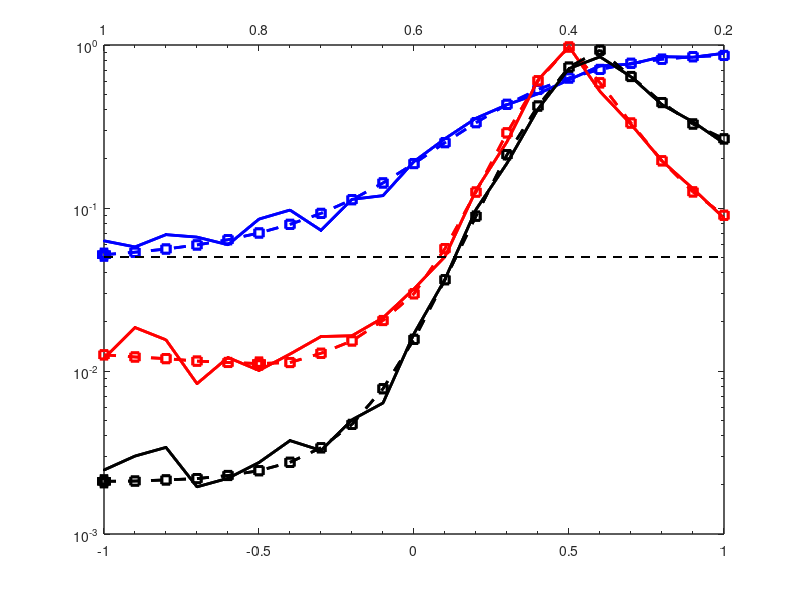

This chart was generated by the following MATLAB code:
function EudAtlasDisplay_MSK_NKI_WholeLung_LKBpValue
tic; %close all;
pVal = [
1	0.0517093	0.06289235	0.01256365	0.01194142	0.002105235	0.002468828
0.9	0.05355788	0.05768381	0.01219143	0.01848327	0.002112877	0.003006842
0.8	0.05601946	0.06862875	0.01191219	0.01552759	0.00214675	0.003399106
0.7	0.05934186	0.06628861	0.01149984	0.008360707	0.002187302	0.001946433
0.6	0.06389854	0.0595124	0.01128079	0.0120993	0.002285393	0.002196685
0.5	0.0702676	0.08550841	0.01111165	0.01007577	0.002445273	0.002746035
0.4	0.07936264	0.09716159	0.0112717	0.01269936	0.00275333	0.003741584
0.3	0.09265077	0.07294463	0.01284336	0.01627239	0.003380182	0.003254546
0.2	0.1124793	0.1129939	0.0152925	0.01645521	0.004702599	0.005020907
0.1	0.1424461	0.1190882	0.02040394	0.02121015	0.007786163	0.006362535
0	0.1873737	0.1928452	0.02977063	0.03194668	0.01564267	0.01695143
-0.1	0.251788	0.2662819	0.05638374	0.0503216	0.03630878	0.03656099
-0.2	0.3339163	0.3554033	0.1252871	0.1284197	0.08912387	0.09787275
-0.3	0.4324343	0.4301227	0.288959	0.2551593	0.2122811	0.1881235
-0.4	0.5335162	0.5022609	0.6031744	0.6106588	0.4222614	0.4045109
-0.5	0.627414	0.6116708	0.9720619	0.9777286	0.7315403	0.7164281
-0.6	0.7080788	0.7444008	0.5858993	0.5188055	0.9283734	0.8467553
-0.7	0.7721231	0.7634095	0.332002	0.3262197	0.6407896	0.6387334
-0.8	0.8182073	0.8476516	0.1947428	0.1942801	0.4435296	0.430526
-0.9	0.8473836	0.8413478	0.1255142	0.1312991	0.3275874	0.3376115
-1	0.8626801	0.8899028	0.09023563	0.08669408	0.2653722	0.2500246
];
pVal(:,1) = -pVal(:,1);

% string marker
    str = {'bs--'; 'b.-'; 'rs--'; 'r.-'; 'ks--'; 'k.-'};
% plot
    clf reset;
    for k = 2:7
        [~,loc] = min(pVal(:,k));
        semilogy(pVal(:,1),pVal(:,k),str{k-1},'LineWidth',2);  hold on;
        semilogy(pVal(loc,1),pVal(loc,k),str{k-1},'LineWidth',4);
        disp(pVal(loc,k));
    end
    semilogy(pVal(:,1),repmat(0.05,size(pVal,1)),'k--','LineWidth',1);
%     set(gca,'box','on');

    % set another axis at top
            a1 = gca;
            a2 = copyobj(a1,gcf);
            set(a2,'Color','none');
            set(a2,'Ytick',[]);
            set(a2,'XAxisLocation','top');
            set(a2,'XTickLabel',num2str([1:-0.2:-1]'));
            set(a1,'xminortick','on','yminortick','on');
            set(a1,'box','on');
            xlabel(a2,'log_1_0(n)');
            xlabel(a1,'log_1_0(a)'); ylabel(a1,'p-value');
            xlabel(a1,''); ylabel(a1,'');
            xlabel(a2,'');
toc;